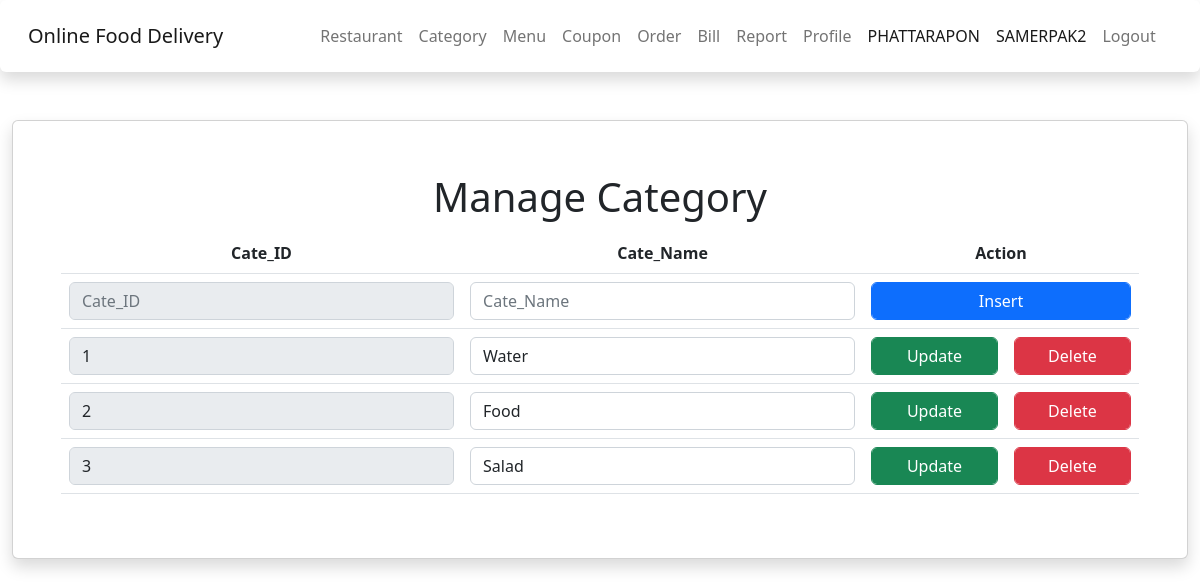
Screenshot of /restaurant/manage_cate.php (signed in) with the database file from the repository.
### tables this page shows
CREATE TABLE `cate_menu` (
  `cate_menu_id` int(11) NOT NULL,
  `cate_menu_name` varchar(50) NOT NULL
);

### restaurant/manage_cate.php (the view, shortened to what this page needs)
<!DOCTYPE html>
<html lang="en">
<head>
    <?php include('../asset/head/head-rest.php'); ?>
</head>
<body>
    <div class="container-fluid content">
        <div class="card shadow p-5 mb-5 bg-body rounded">
            <h1 align="center" class="p-1">Manage Category</h1>
            <table class="table">
                <thead align="center">
                    <th>Cate_ID</th>
                    <th>Cate_Name</th>
                    <th colspan="2">Action</th>
                </thead>
                <tbody>
                    <form action="config_cate.php" method="POST">
                        <td><input type="text" name="cate_menu_id" class="form-control" placeholder="Cate_ID" disabled>
                        </td>
                        <td><input type="text" name="cate_menu_name" class="form-control" placeholder="Cate_Name"></td>
                        <center>
                            <td colspan="2"><button type="submit" name="insert"
                                    class="btn btn-primary form-control">Insert</button></td>
                        </center>
                    </form>
                </tbody>
                <?php
                include('../connect.php');
                $sql = "SELECT * FROM cate_menu";
                $query = mysqli_query($conn, $sql);
                while ($result = mysqli_fetch_array($query)) {
                    ?>
                    <tbody>
                        <form action="config_cate.php" method="POST">
                            <td><input type="text" name="cate_menu_id" disabled class="form-control"
                                    value="<?php echo $result['cate_menu_id']; ?>"></td>
                            <td><input type="text" name="cate_menu_name" class="form-control"
                                    value="<?php echo $result['cate_menu_name']; ?>"></td>
                            <td><button type="submit" name="update" class="btn btn-success form-control">Update</button>
                            </td>
                            <td><button type="submit" name="delete" class="btn btn-danger form-control">Delete</button>
                            </td>
                    </tbody>
                <?php } ?>
            </table>
        </div>
    </div>
</body>
</html>

### rows the page displays
cate_menu: cate_menu_id "1", cate_menu_name "Water"
cate_menu: cate_menu_id "2", cate_menu_name "Food"
cate_menu: cate_menu_id "3", cate_menu_name "Salad"

### other values shown
$_SESSION["mem_name"] "PHATTARAPON"
$_SESSION["mem_last"] "SAMERPAK2"
